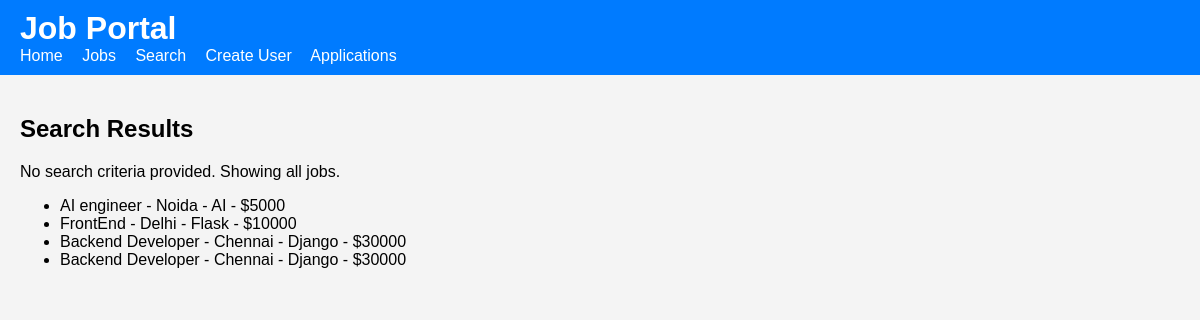
Screenshot of /search with the database file from the repository.
### models.py (models this page shows)
class Job(db.Model):
    id = db.Column(db.Integer, primary_key=True)
    title = db.Column(db.String(80), nullable=False)
    location = db.Column(db.String(120), nullable=False)
    skills = db.Column(db.String(120), nullable=False)
    salary = db.Column(db.Integer, nullable=False)

### app.py (the view)
@app.route('/search', methods=['GET'])
def search():
    criteria = request.args.get('criteria')
    if not criteria:
        jobs = Job.query.all()
        return render_template('search.html', jobs=jobs, message="No search criteria provided. Showing all jobs.")
    filtered_jobs = Job.query.filter(Job.title.contains(criteria)).all()
    return render_template('search.html', jobs=filtered_jobs, message=None)

### templates/search.html
{% extends "base.html" %}
{% block content %}
<h2>Search Results</h2>
<p>{{ message }}</p>
<ul>
    {% for job in jobs %}
        <li>{{ job.title }} - {{ job.location }} - {{ job.skills }} - ${{ job.salary }}</li>
    {% endfor %}
</ul>
{% endblock %}

### static/css/styles.css (style rules this page uses)
body { font-family: Arial, sans-serif; margin: 0; padding: 0; background-color: #f4f4f4; }

### rows the page displays
Job: title "AI engineer", location "Noida", skills "AI", salary "5000"
Job: title "FrontEnd", location "Delhi", skills "Flask", salary "10000"
Job: title "Backend Developer", location "Chennai", skills "Django", salary "30000"
Job: title "Backend Developer", location "Chennai", skills "Django", salary "30000"

### other values shown
{{ message }} "No search criteria provided. Showing all jobs."
